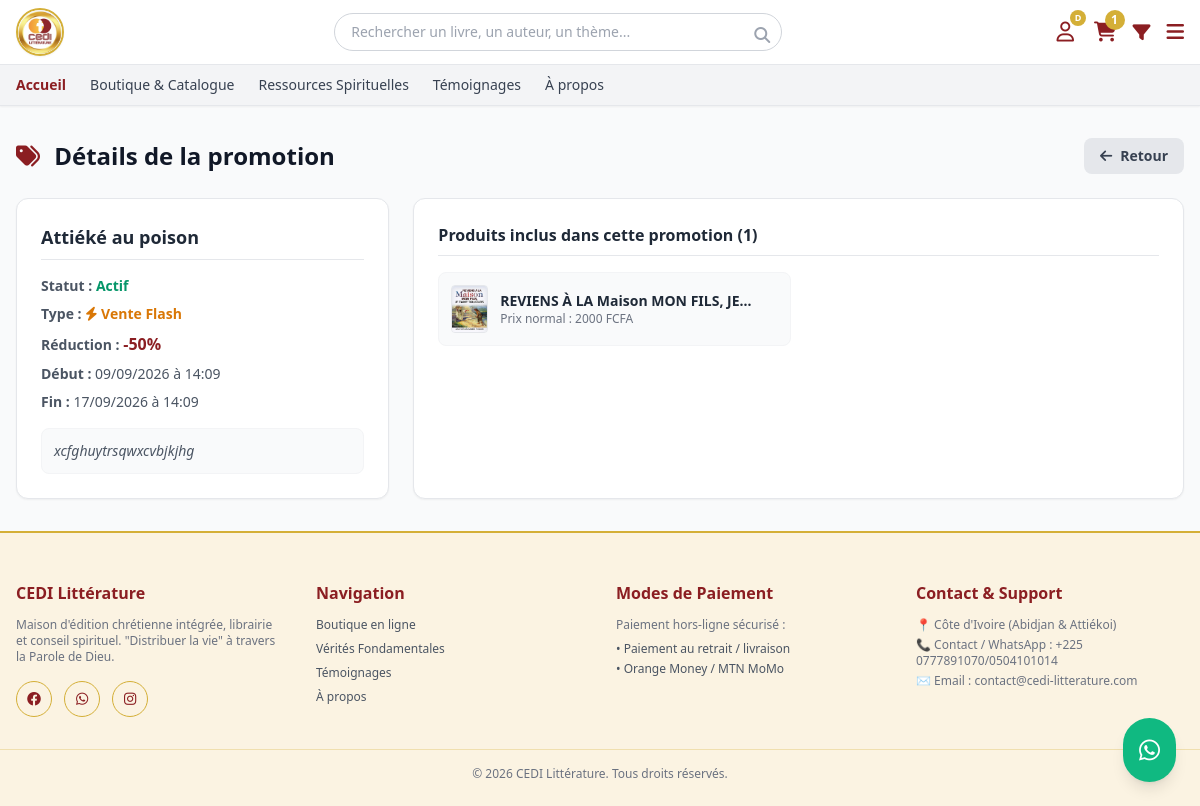
Page /admin_promotions/detail/3/ (signed in) on the earlier database version.
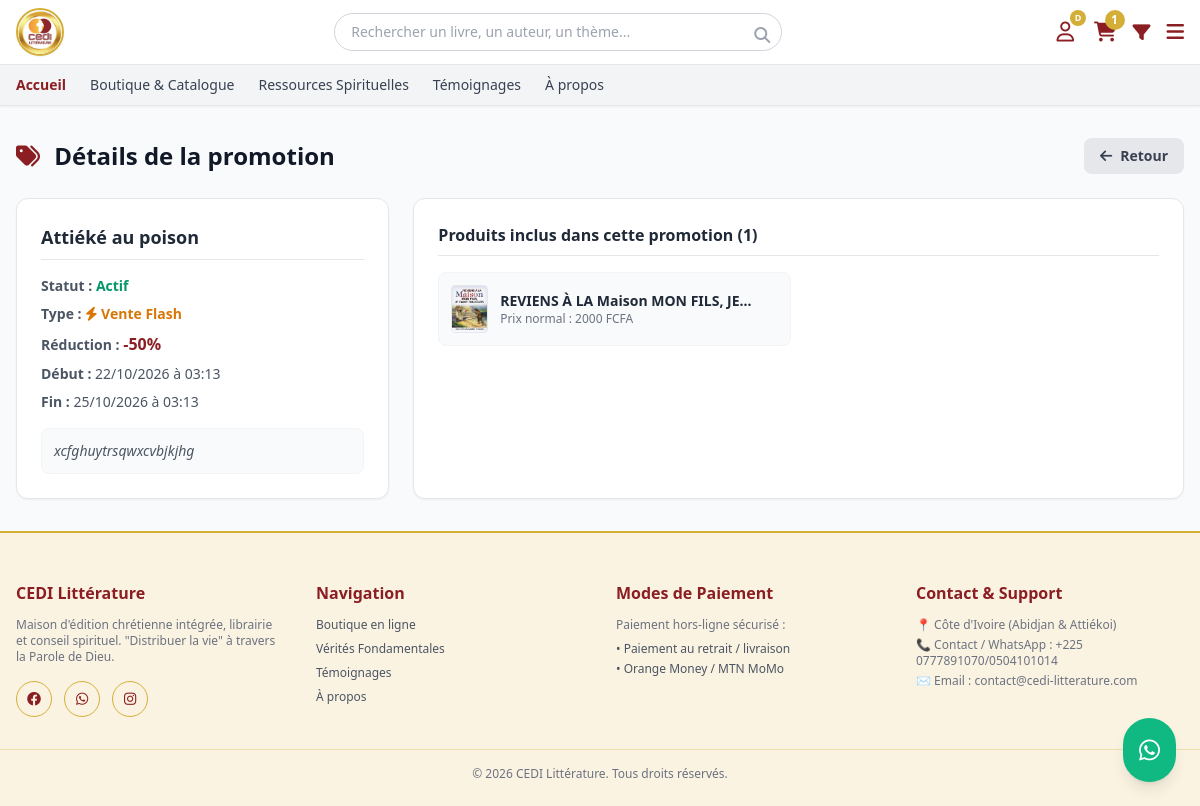
Same page on the later database version.
### appcedi/models.py (models this page shows, shortened)
class Promotion(models.Model):
    TYPE_REDUCTIONS = [
        ('pourcentage', 'Pourcentage'),
        ('fixe', 'Montant fixe'),
    ]
    titre = models.CharField(max_length=255)
    description = models.TextField(blank=True, null=True)
    type_reduction = models.CharField(max_length=20, choices=TYPE_REDUCTIONS)
    valeur_reduction = models.FloatField()
    date_debut = models.DateTimeField(blank=True, null=True)
    date_fin = models.DateTimeField(blank=True, null=True)
    code_promo = models.CharField(max_length=50, blank=True, null=True)
    est_vente_flash = models.BooleanField(default=False)
    actif = models.BooleanField(default=True)
    produits = models.ManyToManyField('Produit', through='ProduitPromotion')

### appcedi/views.py (the view)
# urls.py: path('admin_promotions/detail/<int:pk>/', views.detail_promotion, name='detail_promotion'),
@login_required
@user_passes_test(est_admin_ou_gestionnaire)
def detail_promotion(request, pk):
    promo = get_object_or_404(Promotion, pk=pk)
    produits = promo.produits.all()
    return render(request, 'appcedi/admin/detail_promotion.html', {'promo': promo, 'produits': produits})

### appcedi/context_processors.py (called while the page is built, shortened)
def panier_context(request):
    panier = None
    nombre_articles = 0
    souhaits_ids = []
    if request.user.is_authenticated:
        try:
            panier = Panier.objects.get(utilisateur=request.user)
        except Panier.DoesNotExist:
            pass
        souhaits_ids = list(ListeSouhaits.objects.filter(utilisateur=request.user).values_list('produit_id', flat=True))
    if panier:
        nombre_articles = sum(article.quantite for article in panier.articles.all())
    return {
        'nombre_articles_panier': nombre_articles,
        'categories_menu': Categorie.objects.all(),
        'souhaits_ids': souhaits_ids, # 👈 Ajouté ici
    }

### appcedi/models.py (called while the page is built)
    def image_principale(self):
        img = self.images.filter(est_principale=True).first()
        if not img:
            img = self.images.first()
        return img

### appcedi/views.py (called while the page is built)
def est_admin_ou_gestionnaire(user):
    return user.is_superuser or (hasattr(user, 'role') and user.role in ['admin', 'gestionnaire_stock'])

### templates/appcedi/admin/detail_promotion.html (shortened to what this page needs)
{% extends 'appcedi/admin/base_admin.html' %}
{% block admin_title %}<i class="fa-solid fa-tags text-cediRed mr-2"></i> Détails de la promotion{% endblock %}
{% block admin_actions %}
<a href="{% url 'liste_promotions' %}" class="bg-gray-200 text-gray-700 px-4 py-2 rounded-lg hover:bg-gray-300 transition text-sm font-bold flex items-center gap-2">
    <i class="fa-solid fa-arrow-left"></i> Retour
</a>
{% endblock %}
{% block admin_content %}
<div class="grid grid-cols-1 md:grid-cols-3 gap-6">
    <div class="md:col-span-1 bg-white rounded-xl shadow-sm border border-gray-200 p-6 h-fit">
        <h3 class="font-bold text-lg text-gray-800 border-b pb-2 mb-4">{{ promo.titre }}</h3>
        <p class="text-sm text-gray-600 mb-2">
            <strong>Statut :</strong>
            {% if promo.actif %}
                <span class="text-emerald-600 font-bold">Actif</span>
            {% else %}
                <span class="text-rose-600 font-bold">Inactif</span>
            {% endif %}
        </p>
        <p class="text-sm text-gray-600 mb-2">
            <strong>Type :</strong>
            {% if promo.est_vente_flash %}
                <span class="text-amber-600 font-bold"><i class="fa-solid fa-bolt"></i> Vente Flash</span>
            {% else %}
                <span>Standard</span>
            {% endif %}
        </p>
        <p class="text-sm text-gray-600 mb-2">
            <strong>Réduction :</strong>
            <span class="text-cediRed font-bold text-base">
                {% if promo.type_reduction == 'pourcentage' %}
                    -{{ promo.valeur_reduction|floatformat:0 }}%
                {% else %}
                    -{{ promo.valeur_reduction|floatformat:0 }} FCFA
                {% endif %}
            </span>
        </p>
        <p class="text-sm text-gray-600 mb-2"><strong>Début :</strong> {{ promo.date_debut|date:"d/m/Y à H:i" }}</p>
        <p class="text-sm text-gray-600 mb-4"><strong>Fin :</strong> {{ promo.date_fin|date:"d/m/Y à H:i" }}</p>
        {% if promo.description %}
            <div class="bg-gray-50 p-3 rounded-lg text-sm text-gray-600 italic border border-gray-100">
                {{ promo.description }}
            </div>
        {% endif %}
    </div>
    <div class="md:col-span-2 bg-white rounded-xl shadow-sm border border-gray-200 p-6">
        <h3 class="font-bold text-gray-800 border-b pb-2 mb-4">Produits inclus dans cette promotion ({{ produits.count }})</h3>
        {% if produits %}
        <div class="grid grid-cols-1 sm:grid-cols-2 gap-4">
            {% for produit in produits %}
            <div class="flex items-center gap-3 p-3 border border-gray-100 rounded-lg bg-gray-50">
                {% with produit.image_principale as img %}
                    {% if img %}
                        <img src="{{ img.url_image.url }}" alt="{{ produit.titre }}" class="w-12 h-12 object-contain bg-white rounded border">
                    {% else %}
                        <div class="w-12 h-12 bg-gray-200 rounded flex items-center justify-center text-gray-400"><i class="fa-solid fa-book"></i></div>
                    {% endif %}
                {% endwith %}
                <div>
                    <p class="text-sm font-bold text-gray-800 line-clamp-1">{{ produit.titre }}</p>
                    <p class="text-xs text-gray-500">Prix normal : {{ produit.prix }} FCFA</p>
                </div>
            </div>
            {% endfor %}
        </div>
        {% endif %}
    </div>
</div>
{% endblock %}

Differences in the rows shown:
changed Promotion "Attiéké au poison": date_debut "09/09/2026 à 14:09" → "22/10/2026 à 03:13"; date_fin "17/09/2026 à 14:09" → "25/10/2026 à 03:13"
